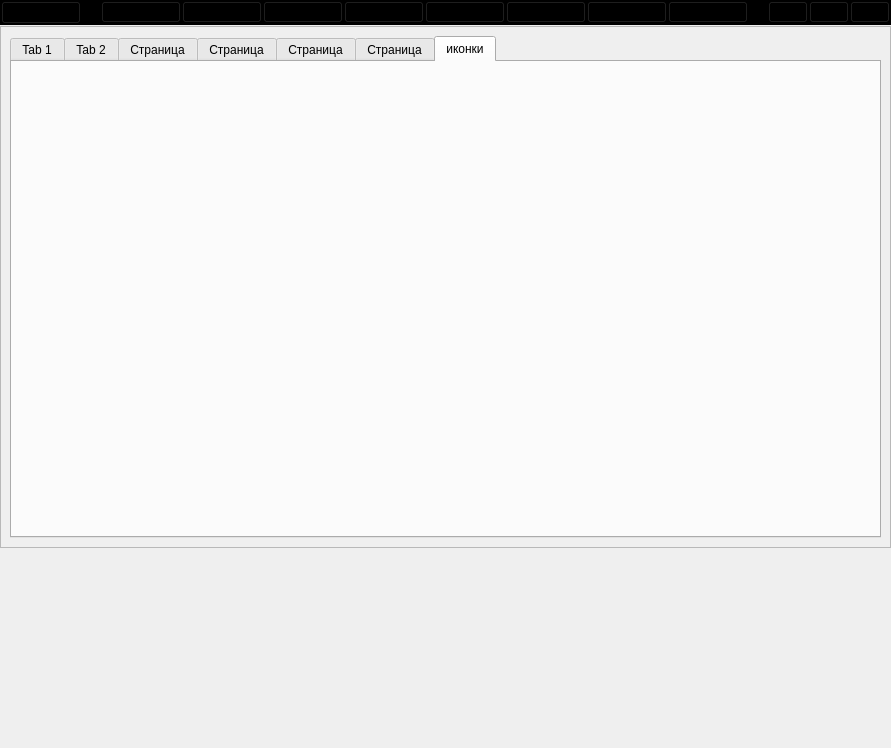
<?xml version="1.0" encoding="UTF-8"?>
<ui version="4.0">
 <class>MainWindow</class>
 <widget class="QMainWindow" name="MainWindow">
  <property name="geometry">
   <rect>
    <x>0</x>
    <y>0</y>
    <width>891</width>
    <height>748</height>
   </rect>
  </property>
  <property name="windowTitle">
   <string>MainWindow</string>
  </property>
  <widget class="QWidget" name="centralwidget">
   <layout class="QVBoxLayout" name="verticalLayout" stretch="0,1,0">
    <property name="spacing">
     <number>1</number>
    </property>
    <property name="leftMargin">
     <number>0</number>
    </property>
    <property name="topMargin">
     <number>0</number>
    </property>
    <property name="rightMargin">
     <number>0</number>
    </property>
    <property name="bottomMargin">
     <number>0</number>
    </property>
    <item>
     <widget class="QFrame" name="fMenuBar">
      <property name="styleSheet">
       <string notr="true">background-color: rgb(0, 0, 0);</string>
      </property>
      <property name="frameShape">
       <enum>QFrame::StyledPanel</enum>
      </property>
      <property name="frameShadow">
       <enum>QFrame::Raised</enum>
      </property>
      <layout class="QHBoxLayout" name="m_menuBarLayout">
       <property name="spacing">
        <number>1</number>
       </property>
       <property name="leftMargin">
        <number>0</number>
       </property>
       <property name="topMargin">
        <number>0</number>
       </property>
       <property name="rightMargin">
        <number>0</number>
       </property>
       <property name="bottomMargin">
        <number>0</number>
       </property>
       <item>
        <widget class="QPushButton" name="pbMenu">
         <property name="text">
          <string>☰</string>
         </property>
        </widget>
       </item>
       <item>
        <spacer name="horizontalSpacer_10">
         <property name="orientation">
          <enum>Qt::Horizontal</enum>
         </property>
         <property name="sizeHint" stdset="0">
          <size>
           <width>40</width>
           <height>20</height>
          </size>
         </property>
        </spacer>
       </item>
       <item>
        <widget class="QPushButton" name="pushButton_31">
         <property name="text">
          <string>F1</string>
         </property>
        </widget>
       </item>
       <item>
        <widget class="QPushButton" name="pushButton_30">
         <property name="text">
          <string>F2</string>
         </property>
        </widget>
       </item>
       <item>
        <widget class="QPushButton" name="pushButton_29">
         <property name="text">
          <string>F3</string>
         </property>
        </widget>
       </item>
       <item>
        <widget class="QPushButton" name="pushButton_28">
         <property name="text">
          <string>F4</string>
         </property>
        </widget>
       </item>
       <item>
        <widget class="QPushButton" name="pushButton_27">
         <property name="text">
          <string>F5</string>
         </property>
        </widget>
       </item>
       <item>
        <widget class="QPushButton" name="pushButton_32">
         <property name="text">
          <string>F6</string>
         </property>
        </widget>
       </item>
       <item>
        <widget class="QPushButton" name="pushButton_33">
         <property name="text">
          <string>F7</string>
         </property>
        </widget>
       </item>
       <item>
        <widget class="QPushButton" name="pushButton_34">
         <property name="text">
          <string>F8</string>
         </property>
        </widget>
       </item>
       <item>
        <spacer name="horizontalSpacer_9">
         <property name="orientation">
          <enum>Qt::Horizontal</enum>
         </property>
         <property name="sizeHint" stdset="0">
          <size>
           <width>40</width>
           <height>20</height>
          </size>
         </property>
        </spacer>
       </item>
       <item>
        <widget class="QPushButton" name="pbRollup">
         <property name="text">
          <string/>
         </property>
        </widget>
       </item>
       <item>
        <widget class="QPushButton" name="pbWhatThis">
         <property name="text">
          <string/>
         </property>
         <property name="icon">
          <iconset theme="system-help"/>
         </property>
        </widget>
       </item>
       <item>
        <widget class="QPushButton" name="pbUserMenu">
         <property name="text">
          <string/>
         </property>
         <property name="iconSize">
          <size>
           <width>24</width>
           <height>24</height>
          </size>
         </property>
        </widget>
       </item>
      </layout>
     </widget>
    </item>
    <item>
     <widget class="QFrame" name="fWorkArea">
      <property name="frameShape">
       <enum>QFrame::StyledPanel</enum>
      </property>
      <property name="frameShadow">
       <enum>QFrame::Raised</enum>
      </property>
      <layout class="QVBoxLayout" name="verticalLayout_2">
       <item>
        <widget class="QTabWidget" name="tabWidget">
         <property name="currentIndex">
          <number>6</number>
         </property>
         <widget class="QWidget" name="tab">
          <attribute name="title">
           <string>Tab 1</string>
          </attribute>
          <layout class="QVBoxLayout" name="verticalLayout_3">
           <item>
            <layout class="QHBoxLayout" name="horizontalLayout_3">
             <item>
              <widget class="QPushButton" name="pushButton_7">
               <property name="text">
                <string>PushButton</string>
               </property>
              </widget>
             </item>
             <item>
              <spacer name="horizontalSpacer_3">
               <property name="orientation">
                <enum>Qt::Horizontal</enum>
               </property>
               <property name="sizeHint" stdset="0">
                <size>
                 <width>40</width>
                 <height>20</height>
                </size>
               </property>
              </spacer>
             </item>
             <item>
              <widget class="QPushButton" name="pushButton_8">
               <property name="text">
                <string>PushButton</string>
               </property>
              </widget>
             </item>
             <item>
              <widget class="QPushButton" name="pushButton_9">
               <property name="text">
                <string>PushButton</string>
               </property>
              </widget>
             </item>
            </layout>
           </item>
           <item>
            <layout class="QHBoxLayout" name="horizontalLayout_4">
             <item>
              <widget class="QPushButton" name="pushButton_10">
               <property name="text">
                <string>PushButton</string>
               </property>
              </widget>
             </item>
             <item>
              <spacer name="horizontalSpacer_4">
               <property name="orientation">
                <enum>Qt::Horizontal</enum>
               </property>
               <property name="sizeHint" stdset="0">
                <size>
                 <width>40</width>
                 <height>20</height>
                </size>
               </property>
              </spacer>
             </item>
             <item>
              <widget class="QPushButton" name="pushButton_11">
               <property name="text">
                <string>PushButton</string>
               </property>
              </widget>
             </item>
             <item>
              <widget class="QPushButton" name="pushButton_12">
               <property name="text">
                <string>PushButton</string>
               </property>
              </widget>
             </item>
            </layout>
           </item>
           <item>
            <layout class="QHBoxLayout" name="horizontalLayout">
             <item>
              <widget class="QPushButton" name="pushButton">
               <property name="text">
                <string>PushButton</string>
               </property>
              </widget>
             </item>
             <item>
              <spacer name="horizontalSpacer">
               <property name="orientation">
                <enum>Qt::Horizontal</enum>
               </property>
               <property name="sizeHint" stdset="0">
                <size>
                 <width>40</width>
                 <height>20</height>
                </size>
               </property>
              </spacer>
             </item>
             <item>
              <widget class="QPushButton" name="pushButton_2">
               <property name="text">
                <string>PushButton</string>
               </property>
              </widget>
             </item>
             <item>
              <widget class="QPushButton" name="pushButton_3">
               <property name="text">
                <string>PushButton</string>
               </property>
              </widget>
             </item>
            </layout>
           </item>
           <item>
            <layout class="QHBoxLayout" name="horizontalLayout_5">
             <item>
              <widget class="QPushButton" name="pushButton_13">
               <property name="text">
                <string>PushButton</string>
               </property>
              </widget>
             </item>
             <item>
              <spacer name="horizontalSpacer_5">
               <property name="orientation">
                <enum>Qt::Horizontal</enum>
               </property>
               <property name="sizeHint" stdset="0">
                <size>
                 <width>40</width>
                 <height>20</height>
                </size>
               </property>
              </spacer>
             </item>
             <item>
              <widget class="QPushButton" name="pushButton_14">
               <property name="text">
                <string>PushButton</string>
               </property>
              </widget>
             </item>
             <item>
              <widget class="QPushButton" name="pushButton_15">
               <property name="text">
                <string>PushButton</string>
               </property>
              </widget>
             </item>
            </layout>
           </item>
           <item>
            <layout class="QHBoxLayout" name="horizontalLayout_6">
             <item>
              <widget class="QPushButton" name="pushButton_16">
               <property name="text">
                <string>PushButton</string>
               </property>
              </widget>
             </item>
             <item>
              <spacer name="horizontalSpacer_6">
               <property name="orientation">
                <enum>Qt::Horizontal</enum>
               </property>
               <property name="sizeHint" stdset="0">
                <size>
                 <width>40</width>
                 <height>20</height>
                </size>
               </property>
              </spacer>
             </item>
             <item>
              <widget class="QPushButton" name="pushButton_17">
               <property name="text">
                <string>PushButton</string>
               </property>
              </widget>
             </item>
             <item>
              <widget class="QPushButton" name="pushButton_18">
               <property name="text">
                <string>PushButton</string>
               </property>
              </widget>
             </item>
            </layout>
           </item>
           <item>
            <layout class="QHBoxLayout" name="horizontalLayout_2">
             <item>
              <widget class="QPushButton" name="pushButton_4">
               <property name="text">
                <string>PushButton</string>
               </property>
              </widget>
             </item>
             <item>
              <spacer name="horizontalSpacer_2">
               <property name="orientation">
                <enum>Qt::Horizontal</enum>
               </property>
               <property name="sizeHint" stdset="0">
                <size>
                 <width>40</width>
                 <height>20</height>
                </size>
               </property>
              </spacer>
             </item>
             <item>
              <widget class="QPushButton" name="pushButton_5">
               <property name="text">
                <string>PushButton</string>
               </property>
              </widget>
             </item>
             <item>
              <widget class="QPushButton" name="pushButton_6">
               <property name="text">
                <string>PushButton</string>
               </property>
              </widget>
             </item>
            </layout>
           </item>
           <item>
            <layout class="QHBoxLayout" name="horizontalLayout_7">
             <item>
              <widget class="QPushButton" name="pushButton_19">
               <property name="text">
                <string>PushButton</string>
               </property>
              </widget>
             </item>
             <item>
              <spacer name="horizontalSpacer_7">
               <property name="orientation">
                <enum>Qt::Horizontal</enum>
               </property>
               <property name="sizeHint" stdset="0">
                <size>
                 <width>40</width>
                 <height>20</height>
                </size>
               </property>
              </spacer>
             </item>
             <item>
              <widget class="QPushButton" name="pushButton_20">
               <property name="text">
                <string>PushButton</string>
               </property>
              </widget>
             </item>
             <item>
              <widget class="QPushButton" name="pushButton_21">
               <property name="text">
                <string>PushButton</string>
               </property>
              </widget>
             </item>
            </layout>
           </item>
           <item>
            <layout class="QHBoxLayout" name="horizontalLayout_8">
             <item>
              <widget class="QPushButton" name="pushButton_22">
               <property name="text">
                <string>PushButton</string>
               </property>
              </widget>
             </item>
             <item>
              <spacer name="horizontalSpacer_8">
               <property name="orientation">
                <enum>Qt::Horizontal</enum>
               </property>
               <property name="sizeHint" stdset="0">
                <size>
                 <width>40</width>
                 <height>20</height>
                </size>
               </property>
              </spacer>
             </item>
             <item>
              <widget class="QPushButton" name="pushButton_23">
               <property name="text">
                <string>PushButton</string>
               </property>
              </widget>
             </item>
             <item>
              <widget class="QPushButton" name="pushButton_24">
               <property name="text">
                <string>PushButton</string>
               </property>
              </widget>
             </item>
            </layout>
           </item>
          </layout>
         </widget>
         <widget class="QWidget" name="tab_2">
          <attribute name="title">
           <string>Tab 2</string>
          </attribute>
          <layout class="QGridLayout" name="gridLayout">
           <item row="0" column="0" colspan="2">
            <widget class="QGroupBox" name="groupBox">
             <property name="title">
              <string>GroupBox</string>
             </property>
             <layout class="QVBoxLayout" name="verticalLayout_4">
              <item>
               <widget class="QRadioButton" name="radioButton">
                <property name="text">
                 <string>RadioButton</string>
                </property>
               </widget>
              </item>
              <item>
               <widget class="QComboBox" name="comboBox"/>
              </item>
              <item>
               <widget class="QCheckBox" name="checkBox">
                <property name="text">
                 <string>CheckBox</string>
                </property>
               </widget>
              </item>
              <item>
               <widget class="QLineEdit" name="lineEdit"/>
              </item>
              <item>
               <widget class="QTextEdit" name="textEdit"/>
              </item>
              <item>
               <widget class="QSpinBox" name="spinBox"/>
              </item>
              <item>
               <widget class="QDoubleSpinBox" name="doubleSpinBox"/>
              </item>
              <item>
               <widget class="QTimeEdit" name="timeEdit"/>
              </item>
              <item>
               <widget class="QDoubleSpinBox" name="doubleSpinBox_2"/>
              </item>
              <item>
               <widget class="QTimeEdit" name="timeEdit_2"/>
              </item>
              <item>
               <widget class="QDateEdit" name="dateEdit"/>
              </item>
              <item>
               <widget class="QDateTimeEdit" name="dateTimeEdit"/>
              </item>
              <item>
               <widget class="QLabel" name="label">
                <property name="text">
                 <string>TextLabel</string>
                </property>
               </widget>
              </item>
             </layout>
            </widget>
           </item>
          </layout>
         </widget>
         <widget class="QWidget" name="tab_3">
          <attribute name="title">
           <string>Страница</string>
          </attribute>
          <layout class="QHBoxLayout" name="horizontalLayout_9">
           <item>
            <widget class="QListView" name="listView"/>
           </item>
           <item>
            <widget class="QTreeView" name="treeView"/>
           </item>
          </layout>
         </widget>
         <widget class="QWidget" name="tab_4">
          <attribute name="title">
           <string>Страница</string>
          </attribute>
          <layout class="QHBoxLayout" name="horizontalLayout_10">
           <item>
            <widget class="QTableView" name="tableView"/>
           </item>
           <item>
            <widget class="QColumnView" name="columnView"/>
           </item>
          </layout>
         </widget>
         <widget class="QWidget" name="tab_5">
          <attribute name="title">
           <string>Страница</string>
          </attribute>
          <layout class="QHBoxLayout" name="horizontalLayout_11">
           <item>
            <widget class="QUndoView" name="undoView"/>
           </item>
           <item>
            <widget class="QListWidget" name="listWidget"/>
           </item>
          </layout>
         </widget>
         <widget class="QWidget" name="tab_6">
          <attribute name="title">
           <string>Страница</string>
          </attribute>
          <layout class="QVBoxLayout" name="verticalLayout_5">
           <item>
            <widget class="QTableWidget" name="tableWidget"/>
           </item>
          </layout>
         </widget>
         <widget class="QWidget" name="tab_7">
          <attribute name="title">
           <string>иконки</string>
          </attribute>
          <layout class="QVBoxLayout" name="vlIcons"/>
         </widget>
        </widget>
       </item>
      </layout>
     </widget>
    </item>
    <item>
     <spacer name="verticalSpacer_2">
      <property name="orientation">
       <enum>Qt::Vertical</enum>
      </property>
      <property name="sizeHint" stdset="0">
       <size>
        <width>20</width>
        <height>200</height>
       </size>
      </property>
     </spacer>
    </item>
   </layout>
  </widget>
 </widget>
 <resources/>
 <connections/>
</ui>
